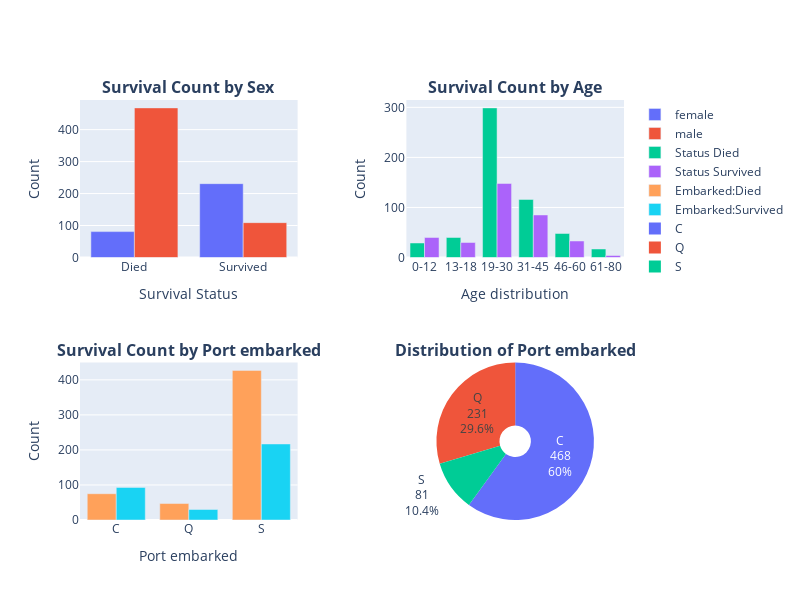

Notebook source saved alongside this figure:
### Markdown cell above
### Survived insights
**Died (0)**- Majority of the people in the Titanic died 549(62%)

**Survived (1)**- Only 342 People survived

### Code cell
# Visualizing Survived with other features

fig = go.Figure()
fig = make_subplots(
    rows=2, cols=2,
    horizontal_spacing=0.2,
    subplot_titles=['<b>Survival Count by Sex</b>', '<b>Survival Count by Age</b>', '<b>Survival Count by Port embarked</b>', '<b>Distribution of Port embarked</b>'],
    specs=[[{'type': 'xy'}, {'type': 'xy'}],[{'type': 'xy'}, {'type': 'domain'}]]
)
grouped = df.groupby(['Survived','Sex']).size().reset_index(name='Count')
for sex in grouped['Sex'].unique():
    subset= grouped[grouped['Sex']== sex]
    fig.add_trace(
        go.Bar(
            x=subset['Survived'],
            y=subset['Count'],
            name=sex
        ), row=1, col=1
    )

df['Age_group'] = pd.cut(df['Age'], bins=[0, 12, 18, 30, 45, 60, 80], labels=['0-12', '13-18', '19-30', '31-45', '46-60', '61-80'])
grouped1 = df.groupby(['Survived','Age_group']).size().reset_index(name='Count')
for surv in grouped1['Survived'].unique():
    subset1 = grouped1[grouped1['Survived'] == surv]
    fig.add_trace(
        go.Bar(
            x=subset1['Age_group'].astype(str),
            y=subset1['Count'],
            name=f"Status {surv}"
        ),
        row=1, col=2
    )
grouped2 =df.groupby(['Embarked', 'Survived']).size().reset_index(name='Count')
for vals in df['Survived'].unique():
    subset2 = grouped2[grouped2['Survived'] == vals]
    fig.add_trace(
        go.Bar(
            x= subset2['Embarked'].astype(str),
            y=subset2['Count'],
            name=f'Embarked:{vals}'
        ), row=2, col=1
    )
grouped3 = df['Embarked'].value_counts().reset_index()
grouped3.columns = ['Embarked', 'Count']
fig.add_trace(
    go.Pie(
        values=grouped['Count'],
        labels=grouped3['Embarked'],
        hole =0.2,
        textinfo='label+percent+value',  
        insidetextorientation='auto' 
    ), row=2, col=2
)
    

fig.update_xaxes(title_text='Survival Status', row=1, col=1)
fig.update_yaxes(title_text='Count', row=1, col=1)
fig.update_xaxes(title_text='Age distribution ', row=1, col=2)
fig.update_yaxes(title_text='Count', row=1, col=2)
fig.update_xaxes(title_text='Port embarked ', row=2, col=1)
fig.update_yaxes(title_text='Count', row=2, col=1)

fig.update_layout(
    height=600,
    width=800
    )

fig.show('png', height=600, width=800, scale=2)
fig.show()

### Figure 1 — Plotly figure (JSON) as saved in the notebook; plotly's stock layout.template omitted (floating-point values rounded to 4 significant figures)
{"data": [{"name": "female", "type": "bar", "x": ["Died", "Survived"], "xaxis": "x", "y": [81, 231], "yaxis": "y"}, {"name": "male", "type": "bar", "x": ["Died", "Survived"], "xaxis": "x", "y": [468, 109], "yaxis": "y"}, {"name": "Status Died", "type": "bar", "x": ["0-12", "13-18", "19-30", "31-45", "46-60", "61-80"], "xaxis": "x2", "y": [29, 40, 299, 116, 48, 17], "yaxis": "y2"}, {"name": "Status Survived", "type": "bar", "x": ["0-12", "13-18", "19-30", "31-45", "46-60", "61-80"], "xaxis": "x2", "y": [40, 30, 148, 85, 33, 4], "yaxis": "y2"}, {"name": "Embarked:Died", "type": "bar", "x": ["C", "Q", "S"], "xaxis": "x3", "y": [75, 47, 427], "yaxis": "y3"}, {"name": "Embarked:Survived", "type": "bar", "x": ["C", "Q", "S"], "xaxis": "x3", "y": [93, 30, 217], "yaxis": "y3"}, {"domain": {"x": [0.6, 1], "y": [0, 0.375]}, "hole": 0.2, "insidetextorientation": "auto", "labels": ["S", "C", "Q"], "textinfo": "label+percent+value", "type": "pie", "values": [81, 468, 231, 109]}], "layout": {"annotations": [{"font": {"size": 16}, "showarrow": false, "text": "<b>Survival Count by Sex</b>", "x": 0.2, "xanchor": "center", "xref": "paper", "y": 1, "yanchor": "bottom", "yref": "paper"}, {"font": {"size": 16}, "showarrow": false, "text": "<b>Survival Count by Age</b>", "x": 0.8, "xanchor": "center", "xref": "paper", "y": 1, "yanchor": "bottom", "yref": "paper"}, {"font": {"size": 16}, "showarrow": false, "text": "<b>Survival Count by Port embarked</b>", "x": 0.2, "xanchor": "center", "xref": "paper", "y": 0.375, "yanchor": "bottom", "yref": "paper"}, {"font": {"size": 16}, "showarrow": false, "text": "<b>Distribution of Port embarked</b>", "x": 0.8, "xanchor": "center", "xref": "paper", "y": 0.375, "yanchor": "bottom", "yref": "paper"}], "height": 600, "width": 800, "xaxis": {"anchor": "y", "domain": [0, 0.4], "title": {"text": "Survival Status"}}, "xaxis2": {"anchor": "y2", "domain": [0.6, 1], "title": {"text": "Age distribution "}}, "xaxis3": {"anchor": "y3", "domain": [0, 0.4], "title": {"text": "Port embarked "}}, "yaxis": {"anchor": "x", "domain": [0.625, 1], "title": {"text": "Count"}}, "yaxis2": {"anchor": "x2", "domain": [0.625, 1], "title": {"text": "Count"}}, "yaxis3": {"anchor": "x3", "domain": [0, 0.375], "title": {"text": "Count"}}}}
